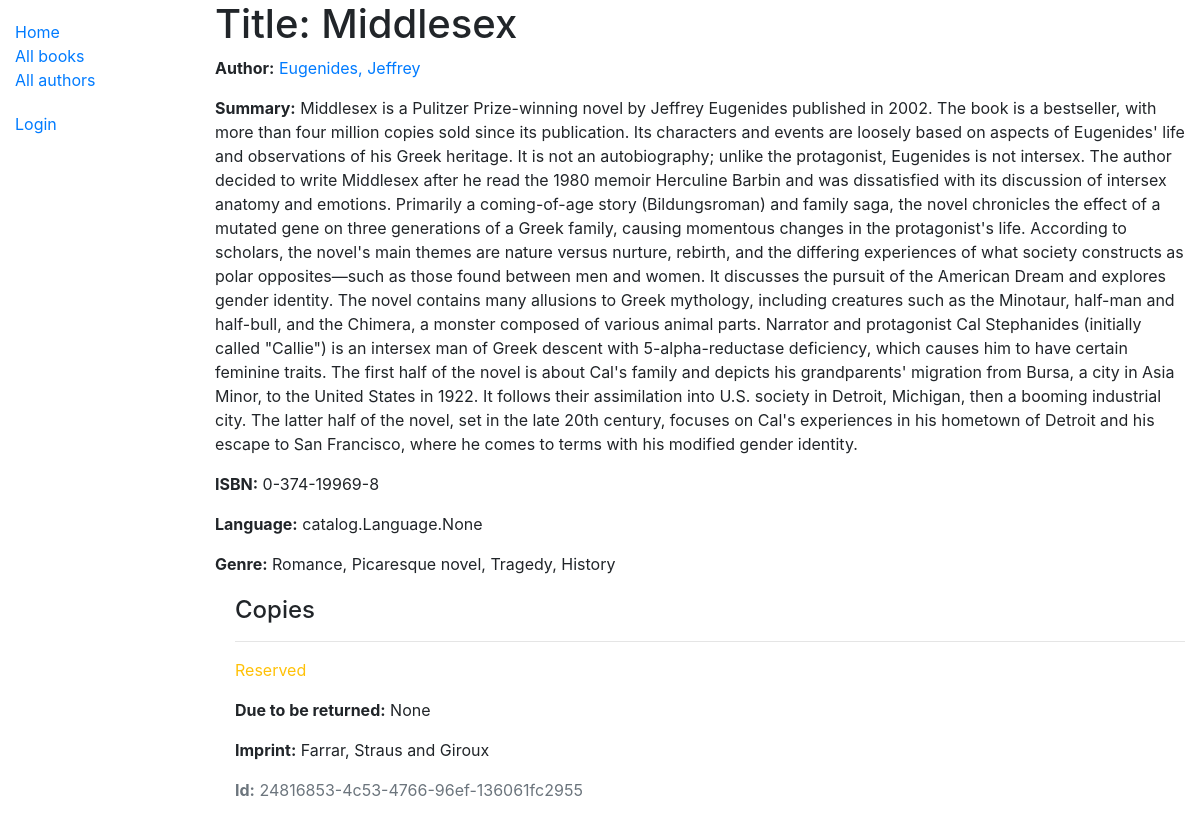
/catalog/book/8, run on the app's committed database.
### catalog/models.py (models this page shows, shortened)
class Book(models.Model):
    title = models.CharField(max_length=200)
    author = models.ForeignKey('Author', on_delete=models.SET_NULL, null=True)
    summary = models.TextField(max_length=4000, help_text='Enter a brief description of the book')
    isbn = models.CharField('ISBN', max_length=13, help_text='13 Character <a href="https://www.isbn-international.org/content/what-isbn">ISBN number</a>')
    genre = models.ManyToManyField(Genre, help_text='Select a genre for this book')
    language = models.ManyToManyField(Language, help_text='Select a language for this book')
    def display_genre(self):
        """Create a string for the Genre. This is required to display genre in Admin."""
        return ', '.join(genre.name for genre in self.genre.all()[:3])
    display_genre.short_description = 'Genre'

class Author(models.Model):
    first_name = models.CharField(max_length=100)
    last_name = models.CharField(max_length=100)
    date_of_birth = models.DateField(null=True, blank=True)
    date_of_death = models.DateField('Died', null=True, blank=True)
    class Meta:
        ordering = ['last_name', 'first_name']
    def __str__(self):
        return f'{self.last_name}, {self.first_name}'

class Genre(models.Model):
    name = models.CharField(max_length=200, help_text='Enter a book genre (e.g. Science Fiction)')
    shortsummary = models.TextField(max_length=2000, help_text='Breif genre description', default='add some text')
    def __str__(self):
        return self.name

class BookInstance(models.Model):
    id = models.UUIDField(primary_key=True, default=uuid.uuid4, help_text='Unique ID for this particular book across whole library')
    book = models.ForeignKey('Book', on_delete=models.SET_NULL, null=True)
    imprint = models.CharField(max_length=200)
    due_back = models.DateField(null=True, blank=True)
    borrower = models.ForeignKey(User, on_delete=models.SET_NULL, null=True, blank=True)
    LOAN_STATUS = (
        ('m', 'Maintenance'),
        ('o', 'On loan'),
        ('a', 'Available'),
        ('r', 'Reserved'),
    )
    status = models.CharField(
        max_length=1,
        choices=LOAN_STATUS,
        blank=True,
        default='m',
        help_text='Book availability',
    )
    class Meta:
        ordering = ['due_back']

### catalog/views.py (the view)
# urls.py: path('book/<int:pk>', views.BookDetailView.as_view(), name='book-detail'),
class BookDetailView(generic.DetailView):
    model = Book

### catalog/templates/catalog/book_detail.html
{% extends "base_generic.html" %}
{% block content %}
  <h1>Title: {{ book.title }}</h1>
  <p><strong>Author:</strong> <a href="{% url 'author-detail' book.author.pk %}">{{ book.author }}</a></p>
  <p><strong>Summary:</strong> {{ book.summary }}</p>
  <p><strong>ISBN:</strong> {{ book.isbn }}</p>
  <p><strong>Language:</strong> {{ book.language }}</p>
  <p><strong>Genre:</strong> {% for genre in book.genre.all %} {{ genre }}{% if not forloop.last %}, {% endif %}{% endfor %}</p>
  <div style="margin-left:20px;margin-top:20px">
    <h4>Copies</h4>
    {% for copy in book.bookinstance_set.all %}
      <hr>
      <p class="{% if copy.status == 'a' %}text-success{% elif copy.status == 'm' %}text-danger{% else %}text-warning{% endif %}">{{ copy.get_status_display }}</p>
      {% if copy.status != 'a' %}
        <p><strong>Due to be returned:</strong> {{copy.due_back}}</p>
      {% endif %}
      <p><strong>Imprint:</strong> {{copy.imprint}}</p>
      <p class="text-muted"><strong>Id:</strong> {{copy.id}}</p>
    {% endfor %}
  </div>
{% endblock %}

### data on the page
Book: title "Middlesex", author "Eugenides, Jeffrey", summary "Middlesex is a Pulitzer Prize-winning novel by Jeffrey Eugenides published in 2002. The book is a bestseller, with more than four million copies sold since its publication. Its characters and events are loosely based on aspects of Eugenides' life and observations of his Greek heritage. It is not an autobiography; unlike the protagonist, Eugenides is not intersex. The author decided to write Middlesex after he read the 1980 memoir Herculine Barbin and was dissatisfied with its discussion of intersex anatomy and emotions. Primarily a coming-of-age story (Bildungsroman) and family saga, the novel chronicles the effect of a mutated gene on three generations of a Greek family, causing momentous…", isbn "0-374-19969-8", language "catalog.Language.None"
Genre: name "Romance"
Genre: name "Picaresque novel"
Genre: name "Tragedy"
Genre: name "History"
BookInstance: status "Reserved", due_back "None", imprint "Farrar, Straus and Giroux", id "24816853-4c53-4766-96ef-136061fc2955"
